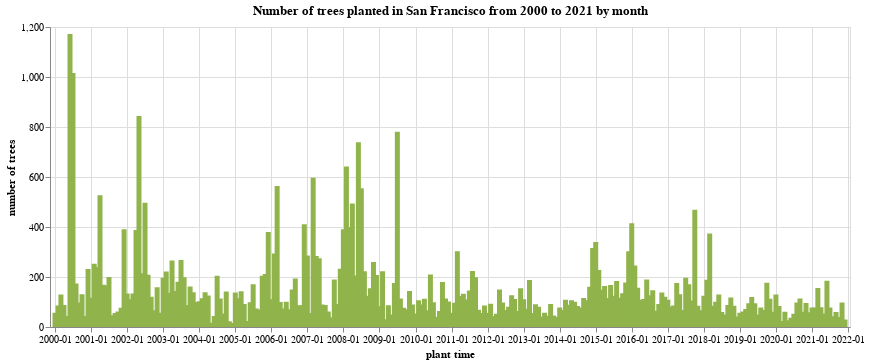

Notebook source saved alongside this figure:
### Markdown cell above
create bar chart for the month count

### Code cell
# use alt.Chart().mark_bar() to create bar chart to show month count

alt.Chart(tree_count_2000m).mark_bar().encode(
    x=alt.X('month:T', title='plant time', axis=alt.Axis(format='%Y-%m')),
    y=alt.Y('treecount', title='number of trees'),
    color = alt.value('#90B44B')
).properties(
    title='Number of trees planted in San Francisco from 2000 to 2021 by month',
    width=800
)

### Figure 1 — Vega-Lite specification as saved in the notebook (floating-point values rounded to 4 significant figures; data arrays with more than 128 entries replaced by an {"elided": "..."} marker saying what was removed)
{"config": {"view": {"continuousWidth": 400, "continuousHeight": 300}}, "data": {"name": "data-93e7008dbe7555999ef67f0907eff508"}, "mark": "bar", "encoding": {"color": {"value": "#90B44B"}, "x": {"axis": {"format": "%Y-%m"}, "field": "month", "title": "plant time", "type": "temporal"}, "y": {"field": "treecount", "title": "number of trees", "type": "quantitative"}}, "title": "Number of trees planted in San Francisco from 2000 to 2021 by month", "width": 800, "$schema": "https://vega.github.io/schema/vega-lite/v4.17.0.json", "datasets": {"data-93e7008dbe7555999ef67f0907eff508": {"elided": "264 records"}}}
